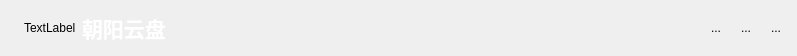
<?xml version="1.0" encoding="UTF-8"?>
<ui version="4.0">
 <class>TitleWidget</class>
 <widget class="QWidget" name="TitleWidget">
  <property name="geometry">
   <rect>
    <x>0</x>
    <y>0</y>
    <width>797</width>
    <height>56</height>
   </rect>
  </property>
  <property name="windowTitle">
   <string>Form</string>
  </property>
  <layout class="QHBoxLayout" name="horizontalLayout_2">
   <property name="spacing">
    <number>0</number>
   </property>
   <property name="leftMargin">
    <number>0</number>
   </property>
   <property name="topMargin">
    <number>0</number>
   </property>
   <property name="rightMargin">
    <number>0</number>
   </property>
   <property name="bottomMargin">
    <number>0</number>
   </property>
   <item>
    <widget class="QWidget" name="xxxxxxxx" native="true">
     <layout class="QHBoxLayout" name="horizontalLayout">
      <item>
       <spacer name="horizontalSpacer_2">
        <property name="orientation">
         <enum>Qt::Horizontal</enum>
        </property>
        <property name="sizeType">
         <enum>QSizePolicy::Fixed</enum>
        </property>
        <property name="sizeHint" stdset="0">
         <size>
          <width>15</width>
          <height>20</height>
         </size>
        </property>
       </spacer>
      </item>
      <item>
       <widget class="QLabel" name="logo">
        <property name="text">
         <string>TextLabel</string>
        </property>
       </widget>
      </item>
      <item>
       <widget class="QLabel" name="label">
        <property name="font">
         <font>
          <family>新宋体</family>
          <pointsize>16</pointsize>
          <weight>75</weight>
          <bold>true</bold>
         </font>
        </property>
        <property name="styleSheet">
         <string notr="true">color: rgb(255, 255, 255);</string>
        </property>
        <property name="text">
         <string>朝阳云盘</string>
        </property>
       </widget>
      </item>
      <item>
       <spacer name="horizontalSpacer">
        <property name="orientation">
         <enum>Qt::Horizontal</enum>
        </property>
        <property name="sizeHint" stdset="0">
         <size>
          <width>40</width>
          <height>20</height>
         </size>
        </property>
       </spacer>
      </item>
      <item>
       <widget class="QToolButton" name="set_btn">
        <property name="text">
         <string>...</string>
        </property>
        <property name="icon">
         <iconset resource="../resource.qrc">
          <normaloff>:/images/login_setting.png</normaloff>:/images/login_setting.png</iconset>
        </property>
        <property name="iconSize">
         <size>
          <width>32</width>
          <height>32</height>
         </size>
        </property>
        <property name="autoRaise">
         <bool>true</bool>
        </property>
       </widget>
      </item>
      <item>
       <widget class="QToolButton" name="min_btn">
        <property name="text">
         <string>...</string>
        </property>
        <property name="icon">
         <iconset resource="../resource.qrc">
          <normaloff>:/images/login_min.png</normaloff>:/images/login_min.png</iconset>
        </property>
        <property name="iconSize">
         <size>
          <width>32</width>
          <height>32</height>
         </size>
        </property>
        <property name="autoRaise">
         <bool>true</bool>
        </property>
       </widget>
      </item>
      <item>
       <widget class="QToolButton" name="close_btn">
        <property name="text">
         <string>...</string>
        </property>
        <property name="icon">
         <iconset resource="../resource.qrc">
          <normaloff>:/images/login_close.png</normaloff>:/images/login_close.png</iconset>
        </property>
        <property name="iconSize">
         <size>
          <width>32</width>
          <height>32</height>
         </size>
        </property>
        <property name="autoRaise">
         <bool>true</bool>
        </property>
       </widget>
      </item>
     </layout>
    </widget>
   </item>
  </layout>
 </widget>
 <resources>
  <include location="../resource.qrc"/>
 </resources>
 <connections/>
</ui>
